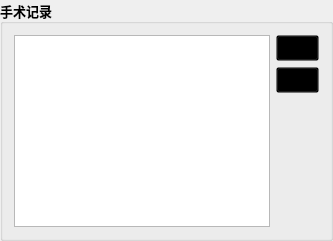
      <widget class="QGroupBox" name="groupBox_12">
       <property name="font">
        <font>
         <family>微软雅黑</family>
         <pointsize>10</pointsize>
         <weight>75</weight>
         <bold>true</bold>
        </font>
       </property>
       <property name="title">
        <string>手术记录</string>
       </property>
       <layout class="QHBoxLayout" name="horizontalLayout_14">
        <item>
         <widget class="QTableView" name="m_tblvSSJL"/>
        </item>
        <item>
         <layout class="QVBoxLayout" name="verticalLayout_10">
          <item>
           <widget class="QPushButton" name="m_btnSSJLSC">
            <property name="styleSheet">
             <string notr="true">background-color:transparent;</string>
            </property>
            <property name="text">
             <string/>
            </property>
            <property name="icon">
             <iconset resource="../Image.qrc">
              <normaloff>:/Image/delete.ico</normaloff>:/Image/delete.ico</iconset>
            </property>
           </widget>
          </item>
          <item>
           <widget class="QPushButton" name="m_btnSSJLXG">
            <property name="styleSheet">
             <string notr="true">background-color:transparent;</string>
            </property>
            <property name="text">
             <string/>
            </property>
            <property name="icon">
             <iconset resource="../Image.qrc">
              <normaloff>:/Image/modify.ico</normaloff>:/Image/modify.ico</iconset>
            </property>
           </widget>
          </item>
          <item>
           <spacer name="verticalSpacer_5">
            <property name="orientation">
             <enum>Qt::Vertical</enum>
            </property>
            <property name="sizeHint" stdset="0">
             <size>
              <width>20</width>
              <height>40</height>
             </size>
            </property>
           </spacer>
          </item>
         </layout>
        </item>
       </layout>
      </widget>
